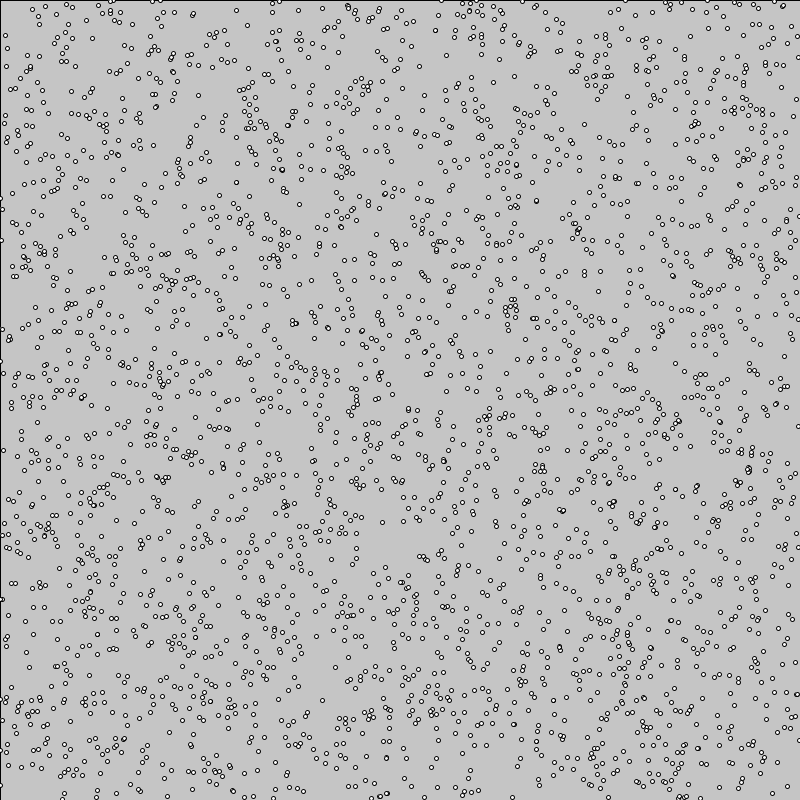
Frame 1 (no input)
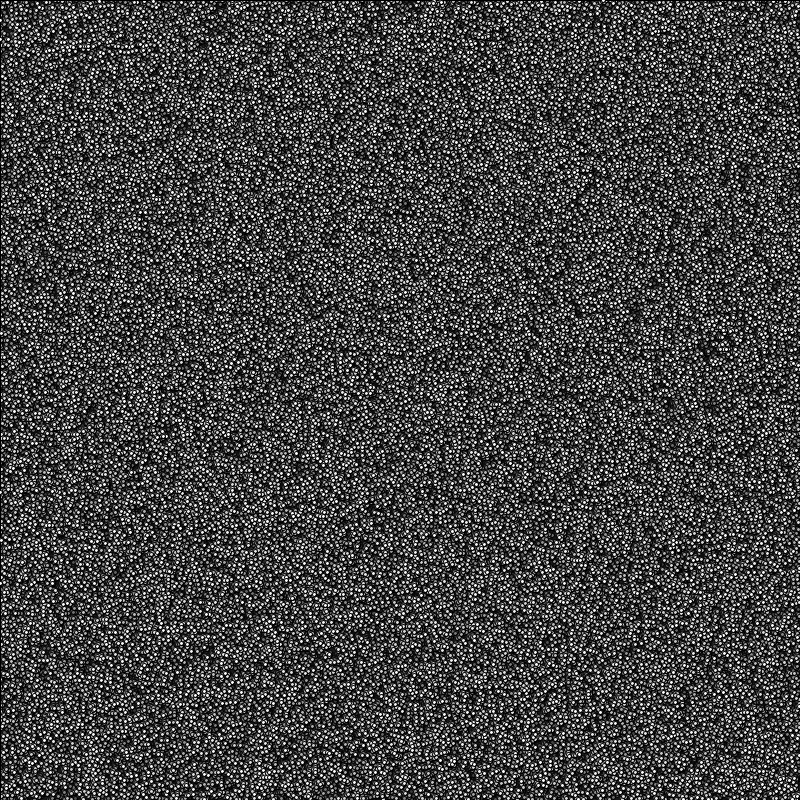
Frame 60 (the mouse pressed at the canvas centre just before this capture)
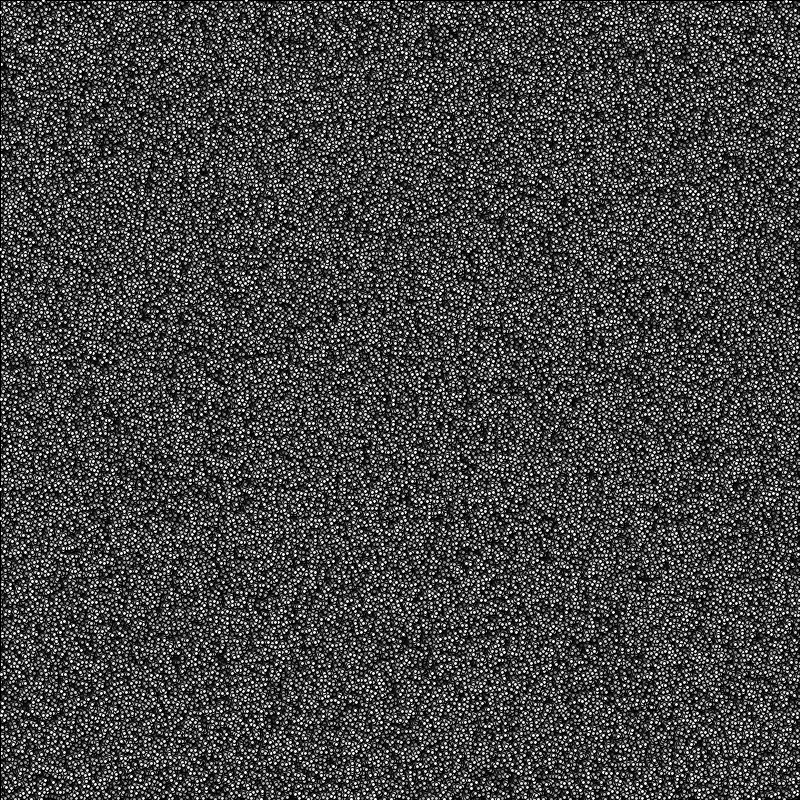
Frame 120 (the mouse held since frame 60 and released just before this capture)

The Processing sketch that drew these frames (run headless with seeded random() and noise(); from frame 60 on, the mouse is pressed at the canvas centre):

// Processing sketch: processing_184671
// ── processing_184671.pde

int a, b;
void setup() {
  size(800, 800);
  //stroke(0,90);
}
void draw() {
  fill(0, 9);
  rect(0, 0, width, height); 
  fill(255);
  for (int i =0; i<3000; i++) {
    a = int(random(width));
    b = int(random(height));
    ellipse(a, b, 4, 4);
    
  }
}
